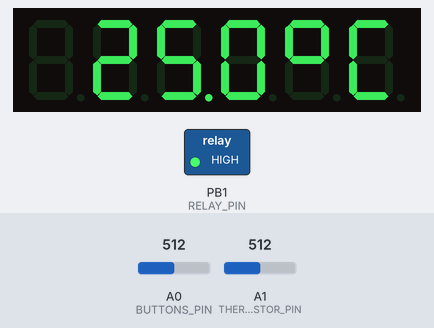
This sketch was run on a simulated ATtiny85, built with avr-gcc and run on an emulated ATtiny85. On the bench: 6-digit seven-segment display, switched loads named in the sketch (green lamp = pin HIGH). The test bench sets the inputs (shaded band); at power-on: A0 (BUTTONS_PIN) = 512, A1 (THERMISTOR_PIN) = 512. EEPROM starts erased.

Above: at 1.2 s.
1.3 s: A0 (BUTTONS_PIN) set to 540
2.8 s: A0 (BUTTONS_PIN) set to 558
At 3.37 s:
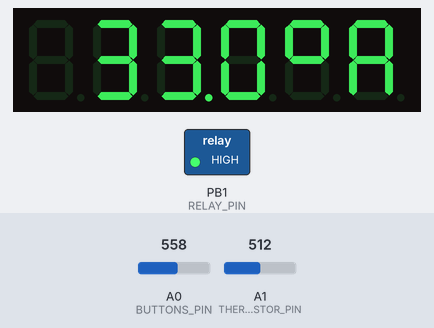
5.3 s: A1 (THERMISTOR_PIN) set to 0
At 5.8 s:
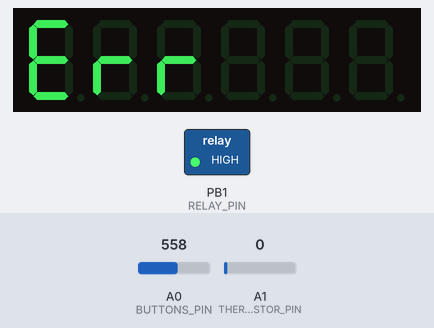
6.9 s: A1 (THERMISTOR_PIN) set to 20
At 9.3 s:
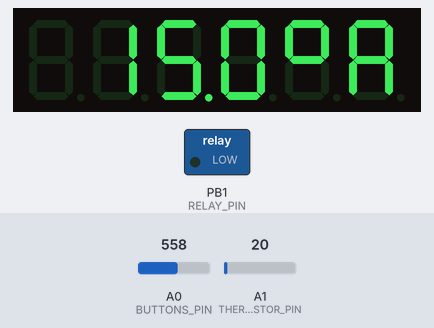
9.4 s: A0 (BUTTONS_PIN) set to 511
At 10.9 s:
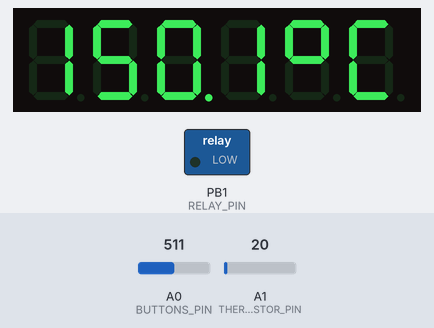
11.8 s: A1 (THERMISTOR_PIN) set to 628
At 12.1 s:
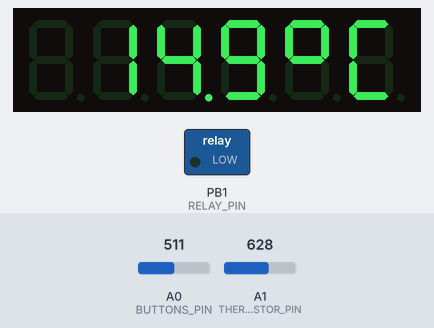
13.3 s: A1 (THERMISTOR_PIN) set to 656
At 13.8 s:
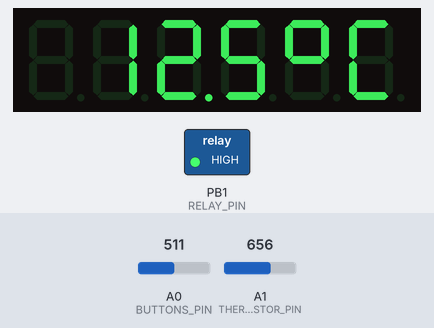
Timing chart, 0 to 15.9 s (numbered marks = the images above; inputs shaded):
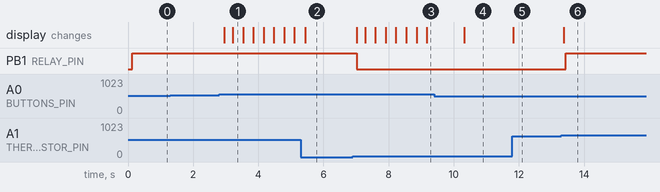

Measured:
- the behaviour switches between 549 and 550 on A0 (BUTTONS_PIN) (found by bisection; images 0 and 1)
- the behaviour switches between 638 and 639 on A1 (THERMISTOR_PIN) (found by bisection; images 5 and 6)
- after the input at 1.3 s, every drawn part: stays the same
- after the input at 2.8 s, the display: first changes after 0.15 s (image 1 shows a later state)
- after the input at 5.3 s, PB1 (RELAY_PIN): stays HIGH (without the input it goes to LOW after 1.1 s); the display: changes after 0.15 s (image 2)
- after the input at 6.9 s, PB1 (RELAY_PIN): HIGH → LOW after 0.12 s; the display: first changes after 0.12 s (image 3 shows a later state)
- after the input at 9.4 s, the display: changes after 0.92 s (image 4)
- after the input at 11.8 s, the display: changes at once (image 5)
- after the input at 13.3 s, PB1 (RELAY_PIN): LOW → HIGH after 0.13 s; the display: changes after 0.08 s (image 6)

The sketch:

attiny85_6digitt_2.ino
```cpp
//butoane de reglaj
//optimizat cu gemini AI

#include <TM1637TinyDisplay6.h> //https://github.com/jasonacox/TM1637TinyDisplay/tree/master
#include <EEPROM.h>
#include <math.h>

#define CLK 3 //pin2
#define DIO 4 //pin3
#define RELAY_PIN 1 //pin6
#define THERMISTOR_PIN A1 //pin7
#define BUTTONS_PIN A0  //pin1
//pin5 referinta externa

TM1637TinyDisplay6 display(CLK, DIO);

float targetTemp = 35.0;
const float HYSTERESIS = 2.0;
const int EEPROM_ADDR = 0;

unsigned long lastButtonPress = 0;
const unsigned long debounceDelay = 300;

bool isAdjusting = false;
unsigned long adjustTimer = 0;
const unsigned long adjustDuration = 1000; // 1 secunda

void setup() {
  pinMode(RELAY_PIN, OUTPUT);
  analogReference(EXTERNAL);

  display.begin();
  display.setBrightness(BRIGHT_HIGH);

  float savedTemp = 0;
  EEPROM.get(EEPROM_ADDR, savedTemp);
  if (!isnan(savedTemp) && savedTemp >= 10.0 && savedTemp <= 90.0) {
    targetTemp = savedTemp;
  }
}

void loop() {
  unsigned long currentMillis = millis();

  // --- 1. CITIRE BUTOANE CU PULL-UP LA 5V (Tensiuni care scad la apăsare) ---
  int btnVal = analogRead(BUTTONS_PIN);

  if (currentMillis - lastButtonPress > debounceDelay) {
    // Prag pentru ~3V (de exemplu între 550 și 700 în ADC) - Exemplu: Decrementare
    if (btnVal >= 550 && btnVal <= 700) {
      targetTemp -= 1.0;
      if (targetTemp < 10.0) targetTemp = 10.0;
      EEPROM.put(EEPROM_ADDR, targetTemp);
      lastButtonPress = currentMillis;
      isAdjusting = true;
      adjustTimer = currentMillis;
    }
    // Prag pentru ~4V (de exemplu între 750 și 900 în ADC) - Exemplu: Incrementare
    else if (btnVal >= 750 && btnVal <= 900) {
      targetTemp += 1.0;
      if (targetTemp > 90.0) targetTemp = 90.0;
      EEPROM.put(EEPROM_ADDR, targetTemp);
      lastButtonPress = currentMillis;
      isAdjusting = true;
      adjustTimer = currentMillis;
    }
  }

  if (isAdjusting && (currentMillis - adjustTimer > adjustDuration)) {
    isAdjusting = false;
  }

  // --- 2. CITIRE TEMPERATURĂ ȘI AFIȘAJ ---
  int rawADC = analogRead(THERMISTOR_PIN);

  if (rawADC > 0 && rawADC < 1023) {
    float currentTemp = calculeazaTemperatura(rawADC);

    if (isAdjusting) {
      display.showNumber(targetTemp, 1, 4, 0);
      uint8_t segments_degA[] = {
        SEG_A | SEG_B | SEG_F | SEG_G,
        SEG_A | SEG_B | SEG_C | SEG_E | SEG_F | SEG_G
      };
      display.setSegments(segments_degA, 2, 4);
    }
    else {
      display.showNumber(currentTemp, 1, 4, 0);
      uint8_t segments_degC[] = {
        SEG_A | SEG_B | SEG_F | SEG_G,
        SEG_A | SEG_D | SEG_E | SEG_F
      };
      display.setSegments(segments_degC, 2, 4);
    }

    // --- 3. LOGICA DE HISTEREZIS ---
    if (currentTemp < (targetTemp - (HYSTERESIS / 2.0))) {
      digitalWrite(RELAY_PIN, HIGH); //pentru racire inlocuieste HIGH cu LOW
    }
    else if (currentTemp > (targetTemp + (HYSTERESIS / 2.0))) {
      digitalWrite(RELAY_PIN, LOW);  // pentru racire inlocuieste LOW cu HIGH
    }
  } else {
    display.showString("Err");
  }

  delay(100);
}

//presupunem un coeficient Beta B = 3950 și o rezistență de pull-up de 10K legată la cei 5V referinta

float calculeazaTemperatura(int raw) {
  float rezistentaTermistor = 10000.0 * (float)raw / (1023.0 - (float)raw);
  float steinhart = log(rezistentaTermistor / 10000.0) / 3950.0 + (1.0 / 298.15); //10000 se inlocuieste cu valoarea masurata a rezistorului serie cu termistorul
  return (1.0 / steinhart) - 273.15;
}
```
